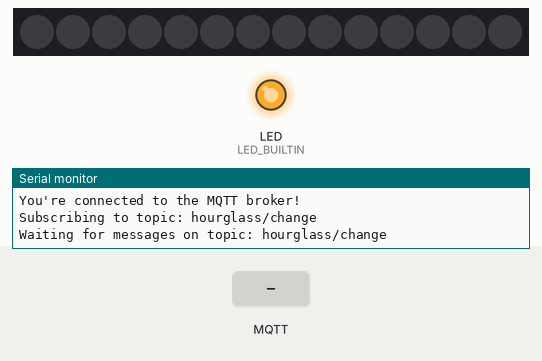
Recording of a sketch running on a simulated Raspberry Pi Pico W. Shown: 14 RGB LEDs in strip order, left to right, output pins drawn as LEDs (lit = HIGH), the last lines printed to the serial monitor. The inputs (shaded band) are chosen by the test bench. Dim RGB values are drawn brighter than linear; WiFi joins after 1.5 s; servers stay silent unless stated; random numbers use the default seed unless the sketch sets one; no MQTT or app messages arrive unless stated; not simulated (calls return 0 or success): arduino_secrets.h.

Above: at 2.7 s.
2.8 s: MQTT message "aran" arrives on the first subscribed topic
At 2.86 s:
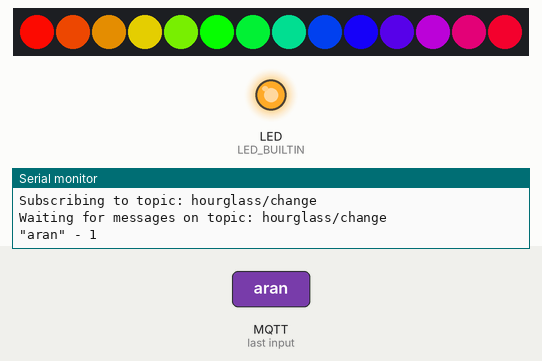
4.5 s: MQTT message "standard" arrives on the first subscribed topic
At 4.62 s:
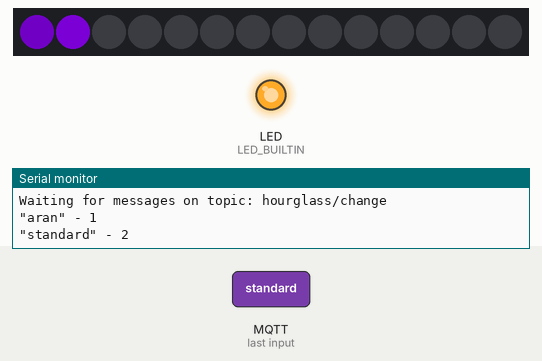
6.2 s: MQTT message "white" arrives on the first subscribed topic
At 6.6 s:
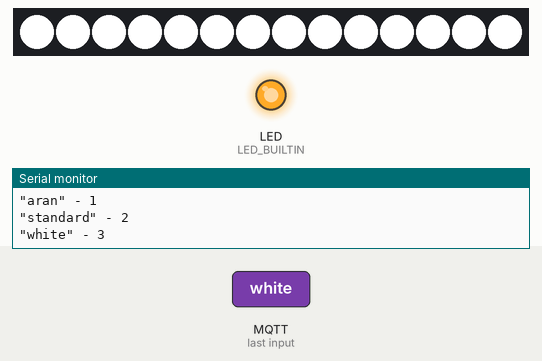
7.7 s: MQTT message "strobe" arrives on the first subscribed topic
At 7.83 s:
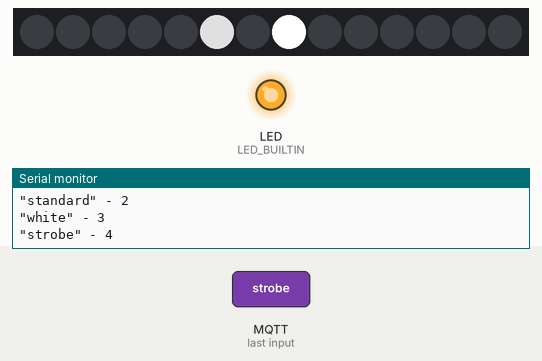
9.4 s: MQTT message "aran" arrives on the first subscribed topic
At 9.48 s:
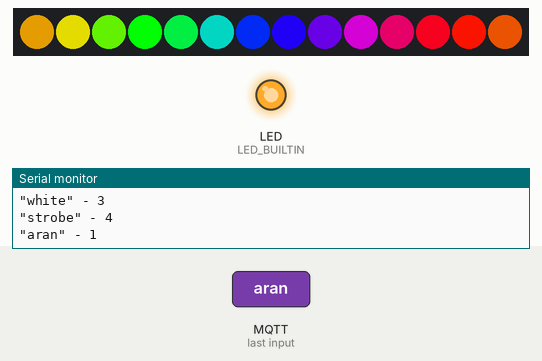

Measured:
- after the input at 2.8 s, the LEDs: change after 0.06 s (image 1)
- after the input at 7.7 s, the LEDs: first change at once (image 4 shows a later state)

The sketch:

pico_script.ino
```cpp
#include <ArduinoMqttClient.h>
#include <WiFi.h>
#include <FastLED.h>


#include <Adafruit_NeoPixel.h>
#ifdef __AVR__
  #include <avr/power.h>
#endif


// #define CLIENT_ID "Hourglass1"
#define CLIENT_ID "Hourglass1"


#define PIN 2
#define NUM_LEDS 14


#include "arduino_secrets.h"
char ssid[] = SECRET_SSID;    // your network SSID (name)
char pass[] = SECRET_PASS;    // your network password (use for WPA, or use as key for WEP)

WiFiClient wifiClient;
MqttClient mqttClient(wifiClient);


CRGBArray<NUM_LEDS> leds;


unsigned long pixelPrevious = 0;        // Previous Pixel Millis
int          patternCurrent = 0;       // Current Pattern Number
int           pixelInterval = 50;       // Pixel Interval (ms)


const char broker[]    = "192.168.1.3";
int        port        = 1883;
const char inTopic[] = "hourglass/change";

uint8_t gHue = 0; // rotating "base color" used by many of the patterns

unsigned long previousMillis = 0;

int count = 0;

void setup() {
  pinMode(LED_BUILTIN, OUTPUT);

  //Initialize serial and wait for port to open:
  Serial.begin(9600);
  // while (!Serial) {
  //   ; // wait for serial port to connect. Needed for native USB port only
  // }

  // attempt to connect to WiFi network:
  Serial.print("Attempting to connect to WPA SSID: ");
  Serial.println(ssid);
  while (WiFi.begin(ssid, pass) != WL_CONNECTED) {
    // failed, retry
    Serial.print(".");
    delay(5000);
  }

  Serial.println("You're connected to the network");
  Serial.println();

  mqttClient.setId(CLIENT_ID);


  Serial.print("Attempting to connect to the MQTT broker: ");
  Serial.println(broker);

  if (!mqttClient.connect(broker, port)) {
    Serial.print("MQTT connection failed! Error code = ");
    Serial.println(mqttClient.connectError());

    delay(5000);
    rp2040.reboot();
  }

  Serial.println("You're connected to the MQTT broker!");
  Serial.println();

  // set the message receive callback
  mqttClient.onMessage(onMqttMessage);

  Serial.print("Subscribing to topic: ");
  Serial.println(inTopic);
  Serial.println();

  mqttClient.subscribe(inTopic, 1);


  Serial.print("Waiting for messages on topic: ");
  Serial.println(inTopic);
  Serial.println();

  digitalWrite(LED_BUILTIN, HIGH);

  // FastLED.addLeds<WS2812B,PIN>(leds, NUM_LEDS);
  FastLED.addLeds<WS2812B,2,GRB>(leds, NUM_LEDS).setCorrection(TypicalLEDStrip);
  FastLED.setBrightness(255);

}

void loop() {
  mqttClient.poll();

  // If mqtt has disconncted, restart pico
  if(!mqttClient.connected()) rp2040.reboot();

  unsigned long currentMillis = millis();                     //  Update current time

  if(currentMillis - pixelPrevious >= pixelInterval) {
    gHue+=10;
    FastLED.show();
    pixelPrevious = currentMillis;                            //  Run current frame
    switch (patternCurrent) {
      case 1:
        rainbow(); // Flowing rainbow cycle along the whole strip
        break;
      case 2:
        purpleCircle();
        break;
      case 3:
        white();
        break;
      case 4:
        strobe();
        break;
      case 0:
      default:
        offEffect();
        break;
    }
  }


}

void onMqttMessage(int messageSize) {
  // we received a message, print out the topic and contents

  char message[100];
  int messageArrSize = 0;

  // use the Stream interface to print the contents
  while (mqttClient.available()) {
    message[messageArrSize] = (char)mqttClient.read();
    messageArrSize++;
  }

  message[messageArrSize] = '\0';

  int beforePattern = patternCurrent;

  if(strcmp(message, "aran") ==0) {
    patternCurrent = 1;
  }else if(strcmp(message, "off") ==0) {
    patternCurrent = 0;
  }else if(strcmp(message, "standard") == 0) {
    patternCurrent = 2;
  }else if(strcmp(message, "white") ==0){
    patternCurrent = 3;
  }else if(strcmp(message, "strobe")==0) {
    patternCurrent = 4;

  }

  if(patternCurrent != beforePattern)
    offEffect();

  Serial.print("\"");
  Serial.print(message);
  Serial.print("\" - ");
  Serial.print(patternCurrent);
  Serial.println();
}


void offEffect() {
  fill_solid(leds, NUM_LEDS, CRGB(0,0,0));

}

void rainbow()
{
  // FastLED's built-in rainbow generator
  fill_rainbow_circular( leds, NUM_LEDS, gHue);
}

void addGlitter( fract8 chanceOfGlitter)
{
  if( random8() < chanceOfGlitter) {
    leds[ random16(NUM_LEDS) ] += CRGB::White;
  }
}

void strobe() {
  fadeToBlackBy( leds, NUM_LEDS, 96);
  addGlitter(90);
}

void white() {
  fill_solid(leds, NUM_LEDS, CRGB::White);
}


int coolPos = 0;

void purpleCircle()
{
  // a colored dot sweeping back and forth, with fading trails
  fadeToBlackBy( leds, NUM_LEDS, 70);

  //beatsin16()
  leds[coolPos%14] = CRGB::Indigo;
  coolPos++;
  if(coolPos >=140){
    coolPos = 0;
  }
}
```
